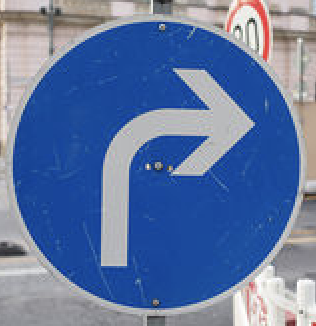
#> input picture image_from_internet/tcn1.png, 316 x 326 px; its folder holds only this picture in this run
$ jupyter execute --allow-errors Traffic_Sign_Classifier.ipynb   (shell and % lines are left out)
#> lines starting #> are read from the running program, lines starting #| are printed output that depends on the picture
# Self-Driving Car Engineer Nanodegree

## Deep Learning

## Project: Build a Traffic Sign Recognition Classifier

In this notebook, a template is provided for you to implement your functionality in stages, which is required to successfully complete this project. If additional code is required that cannot be included in the notebook, be sure that the Python code is successfully imported and included in your submission if necessary.

> **Note**: Once you have completed all of the code implementations, you need to finalize your work by exporting the iPython Notebook as an HTML document. Before exporting the notebook to html, all of the code cells need to have been run so that reviewers can see the final implementation and output. You can then export the notebook by using the menu above and navigating to  \n",
    "**File -> Download as -> HTML (.html)**. Include the finished document along with this notebook as your submission.

In addition to implementing code, there is a writeup to complete. The writeup should be completed in a separate file, which can be either a markdown file or a pdf document. There is a [write up template](https://github.com/udacity/CarND-Traffic-Sign-Classifier-Project/blob/master/writeup_template.md) that can be used to guide the writing process. Completing the code template and writeup template will cover all of the [rubric points](https://review.udacity.com/#!/rubrics/481/view) for this project.

The [rubric](https://review.udacity.com/#!/rubrics/481/view) contains "Stand Out Suggestions" for enhancing the project beyond the minimum requirements. The stand out suggestions are optional. If you decide to pursue the "stand out suggestions", you can include the code in this Ipython notebook and also discuss the results in the writeup file.

>**Note:** Code and Markdown cells can be executed using the **Shift + Enter** keyboard shortcut. In addition, Markdown cells can be edited by typically double-clicking the cell to enter edit mode.

---
## Step 0: Load The Data

[cell 1]
# Load pickled data
import pickle

# TODO: Fill this in based on where you saved the training and testing data

training_file = "../traffic-sign-dataset/train.p"
validation_file= "../traffic-sign-dataset/valid.p"
testing_file = "../traffic-sign-dataset/test.p"

#> (the rest of this cell did not finish here and is left out)

---

## Step 1: Dataset Summary & Exploration

The pickled data is a dictionary with 4 key/value pairs:

- `'features'` is a 4D array containing raw pixel data of the traffic sign images, (num examples, width, height, channels).
- `'labels'` is a 1D array containing the label/class id of the traffic sign. The file `signnames.csv` contains id -> name mappings for each id.
- `'sizes'` is a list containing tuples, (width, height) representing the original width and height the image.
- `'coords'` is a list containing tuples, (x1, y1, x2, y2) representing coordinates of a bounding box around the sign in the image. **THESE COORDINATES ASSUME THE ORIGINAL IMAGE. THE PICKLED DATA CONTAINS RESIZED VERSIONS (32 by 32) OF THESE IMAGES**

Complete the basic data summary below. Use python, numpy and/or pandas methods to calculate the data summary rather than hard coding the results. For example, the [pandas shape method](http://pandas.pydata.org/pandas-docs/stable/generated/pandas.DataFrame.shape.html) might be useful for calculating some of the summary results.

[cell 2]
import numpy as np

#> (the rest of this cell did not finish here and is left out)

### Provide a Basic Summary of the Data Set Using Python, Numpy and/or Pandas

#> (a cell that did not finish here is left out)

### Include an exploratory visualization of the dataset

Visualize the German Traffic Signs Dataset using the pickled file(s). This is open ended, suggestions include: plotting traffic sign images, plotting the count of each sign, etc.

The [Matplotlib](http://matplotlib.org/) [examples](http://matplotlib.org/examples/index.html) and [gallery](http://matplotlib.org/gallery.html) pages are a great resource for doing visualizations in Python.

**NOTE:** It's recommended you start with something simple first. If you wish to do more, come back to it after you've completed the rest of the sections. It can be interesting to look at the distribution of classes in the training, validation and test set. Is the distribution the same? Are there more examples of some classes than others?

[cell 4]
### Data exploration visualization code goes here.
### Feel free to use as many code cells as needed.
import matplotlib.pyplot as plt
import random
import cv2
# Visualizations will be shown in the notebook.

#> (the rest of this cell did not finish here and is left out)

----

## Step 2: Design and Test a Model Architecture

Design and implement a deep learning model that learns to recognize traffic signs. Train and test your model on the [German Traffic Sign Dataset](http://benchmark.ini.rub.de/?section=gtsrb&subsection=dataset).

The LeNet-5 implementation shown in the [classroom](https://classroom.udacity.com/nanodegrees/nd013/parts/fbf77062-5703-404e-b60c-95b78b2f3f9e/modules/6df7ae49-c61c-4bb2-a23e-6527e69209ec/lessons/601ae704-1035-4287-8b11-e2c2716217ad/concepts/d4aca031-508f-4e0b-b493-e7b706120f81) at the end of the CNN lesson is a solid starting point. You'll have to change the number of classes and possibly the preprocessing, but aside from that it's plug and play!

With the LeNet-5 solution from the lecture, you should expect a validation set accuracy of about 0.89. To meet specifications, the validation set accuracy will need to be at least 0.93. It is possible to get an even higher accuracy, but 0.93 is the minimum for a successful project submission.

There are various aspects to consider when thinking about this problem:

- Neural network architecture (is the network over or underfitting?)
- Play around preprocessing techniques (normalization, rgb to grayscale, etc)
- Number of examples per label (some have more than others).
- Generate fake data.

Here is an example of a [published baseline model on this problem](http://yann.lecun.com/exdb/publis/pdf/sermanet-ijcnn-11.pdf). It's not required to be familiar with the approach used in the paper but, it's good practice to try to read papers like these.

### Pre-process the Data Set (normalization, grayscale, etc.)

Minimally, the image data should be normalized so that the data has mean zero and equal variance. For image data, `(pixel - 128)/ 128` is a quick way to approximately normalize the data and can be used in this project.

Other pre-processing steps are optional. You can try different techniques to see if it improves performance.

Use the code cell (or multiple code cells, if necessary) to implement the first step of your project.

[cell 5]
### Preprocess the data here. It is required to normalize the data. Other preprocessing steps could include
### converting to grayscale, etc.
### Feel free to use as many code cells as needed.

def preprocess(image):
    # [4 lines of commented-out code are left out]
    x = cv2.cvtColor(image,cv2.COLOR_RGB2GRAY)
    #x = image
    x = (x-np.mean(x))/np.std(x)
    return x


# [31 lines left out: function augmentation, not called in this run]

#> (the rest of this cell did not finish here and is left out)

### Model Architecture

[cell 6]
### Define your architecture here.
### Feel free to use as many code cells as needed.

import tensorflow as tf

tf.reset_default_graph()
#> (this line was passed over: tensorflow is not available in this run)

# Parameters
learning_rate = 0.001
epochs = 20
num_per_label = 3
batch_size = 128

# Network Parameters
n_classes = 43
dropout = 0.5  # Dropout, probability to keep units
#regularization_param = 0.00001
mu =0
sigma = 0.05
bias_init = 0.05

#random_normal
# Store layers weight & bias
#> (the rest of this cell did not finish here and is left out)

#> (a cell that did not finish here is left out)

### Train, Validate and Test the Model

A validation set can be used to assess how well the model is performing. A low accuracy on the training and validation
sets imply underfitting. A high accuracy on the training set but low accuracy on the validation set implies overfitting.

[cell 8]
### Train your model here.
### Calculate and report the accuracy on the training and validation set.
### Once a final model architecture is selected,
### the accuracy on the test set should be calculated and reported as well.
### Feel free to use as many code cells as needed.
# tf Graph input
from tensorflow.contrib.layers import flatten
from sklearn.utils import shuffle

# [9 lines left out: function evaluate, not called in this run]


# Initializing the variables

#> (the rest of this cell did not finish here and is left out)

---

## Step 3: Test a Model on New Images

To give yourself more insight into how your model is working, download at least five pictures of German traffic signs from the web and use your model to predict the traffic sign type.

You may find `signnames.csv` useful as it contains mappings from the class id (integer) to the actual sign name.

### Load and Output the Images

[cell 9]
### Load the images and plot them here.
### Feel free to use as many code cells as needed.
import glob
for filename in glob.glob(r'image_from_internet/tcn*'):
    print(filename)
    img = cv2.imread(filename)
#> img is the input picture: shape (326, 316, 3); mean B, G, R 162.1, 118.9, 97
    plt.imshow(img)
    plt.show()
    resize_img = cv2.resize(img, (32, 32), None, 0, 0, cv2.INTER_CUBIC)
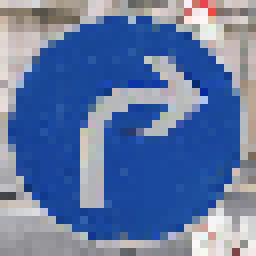
#> resize_img: shape (32, 32, 3) (shown 8 times larger); mean B, G, R 162.6, 119.1, 97.5
    #resize_img = cv2.resize(img, (32, 32))

    plt.imshow(resize_img)
    plt.show()
    input_img = preprocess(resize_img)
#> in preprocess, `x = cv2.cvtColor(image,cv2.COLOR_RGB2GRAY)`:
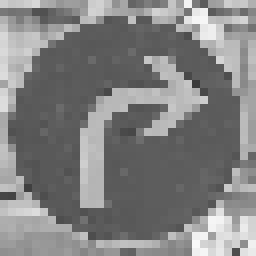
#> x: shape (32, 32) (shown 8 times larger); min 58, max 249, mean 129.7
#> in preprocess, `x = (x-np.mean(x))/np.std(x)`:
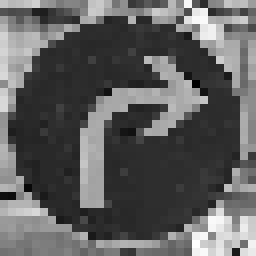
#> x: shape (32, 32) float64 (shown 8 times larger); min -1.54, max 2.56, mean 0; drawn with min black and max white
    plt.imshow(input_img, cmap="gray")
    plt.show()

"""
count = 0
for data in categoried_train_dat[28]:
    data = data.reshape(32,32)
    plt.imshow(data)
    plt.show()
    count +=1
    if count > 6:
        break
"""

$ run again, on image_from_internet/tcn2.png
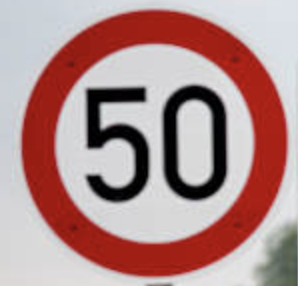
#> input picture image_from_internet/tcn2.png, 298 x 286 px
#> img is the input picture: shape (286, 298, 3); mean B, G, R 140.1, 141.5, 177.4
#> `resize_img = cv2.resize(img, (32, 32), None, 0, 0, cv2.INTER_CUBIC)`:
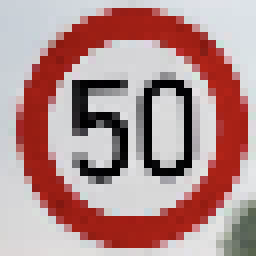
#> resize_img: shape (32, 32, 3) (shown 8 times larger); mean B, G, R 140.3, 141.6, 178.4
#> in preprocess, `x = (x-np.mean(x))/np.std(x)`:
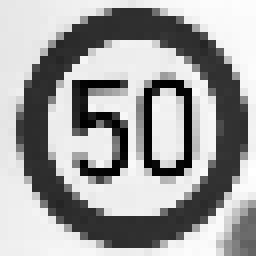
#> x: shape (32, 32) float64 (shown 8 times larger); min -1.75, max 1.02, mean -1.39e-17; drawn with min black and max white

$ run again, on image_from_internet/tcn4.png
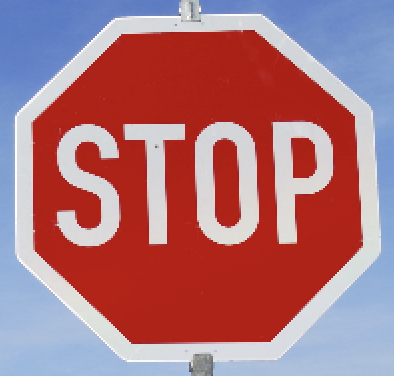
#> input picture image_from_internet/tcn4.png, 394 x 376 px
#> img is the input picture: shape (376, 394, 3); mean B, G, R 126.1, 116.8, 172.2
#> `resize_img = cv2.resize(img, (32, 32), None, 0, 0, cv2.INTER_CUBIC)`:
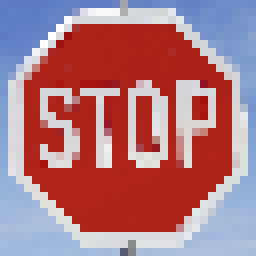
#> resize_img: shape (32, 32, 3) (shown 8 times larger); mean B, G, R 128.4, 119.3, 173.4
#> in preprocess, `x = (x-np.mean(x))/np.std(x)`:
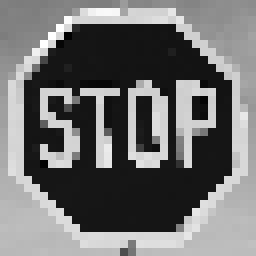
#> x: shape (32, 32) float64 (shown 8 times larger); min -1.32, max 1.67, mean -6.94e-18; drawn with min black and max white
